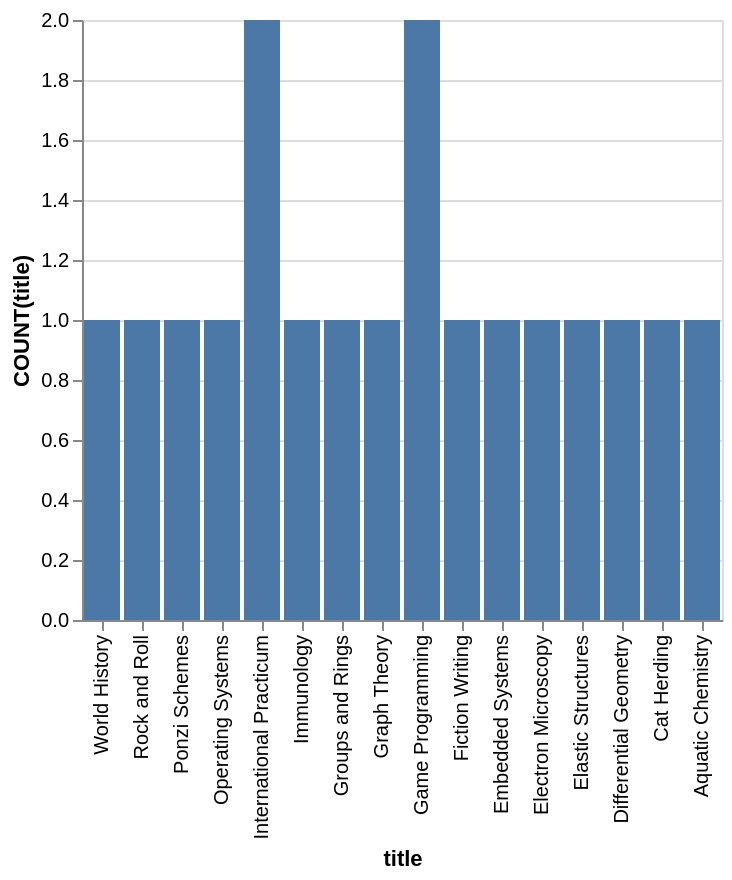

The Vega-Lite source for this figure:
### Vega-Lite specification from a JSON file in a GitHub repository (floating-point values rounded to 4 significant figures)
{"data": {"values": [{"x_data": "World History", "y_data": 1}, {"x_data": "Rock and Roll", "y_data": 1}, {"x_data": "Ponzi Schemes", "y_data": 1}, {"x_data": "Operating Systems", "y_data": 1}, {"x_data": "International Practicum", "y_data": 2}, {"x_data": "Immunology", "y_data": 1}, {"x_data": "Groups and Rings", "y_data": 1}, {"x_data": "Graph Theory", "y_data": 1}, {"x_data": "Game Programming", "y_data": 2}, {"x_data": "Fiction Writing", "y_data": 1}, {"x_data": "Embedded Systems", "y_data": 1}, {"x_data": "Electron Microscopy", "y_data": 1}, {"x_data": "Elastic Structures", "y_data": 1}, {"x_data": "Differential Geometry", "y_data": 1}, {"x_data": "Cat Herding", "y_data": 1}, {"x_data": "Aquatic Chemistry", "y_data": 1}]}, "mark": "bar", "encoding": {"x": {"field": "x_data", "type": "nominal", "title": "title", "sort": "descending"}, "y": {"field": "y_data", "type": "quantitative", "title": "COUNT(title)"}}}
